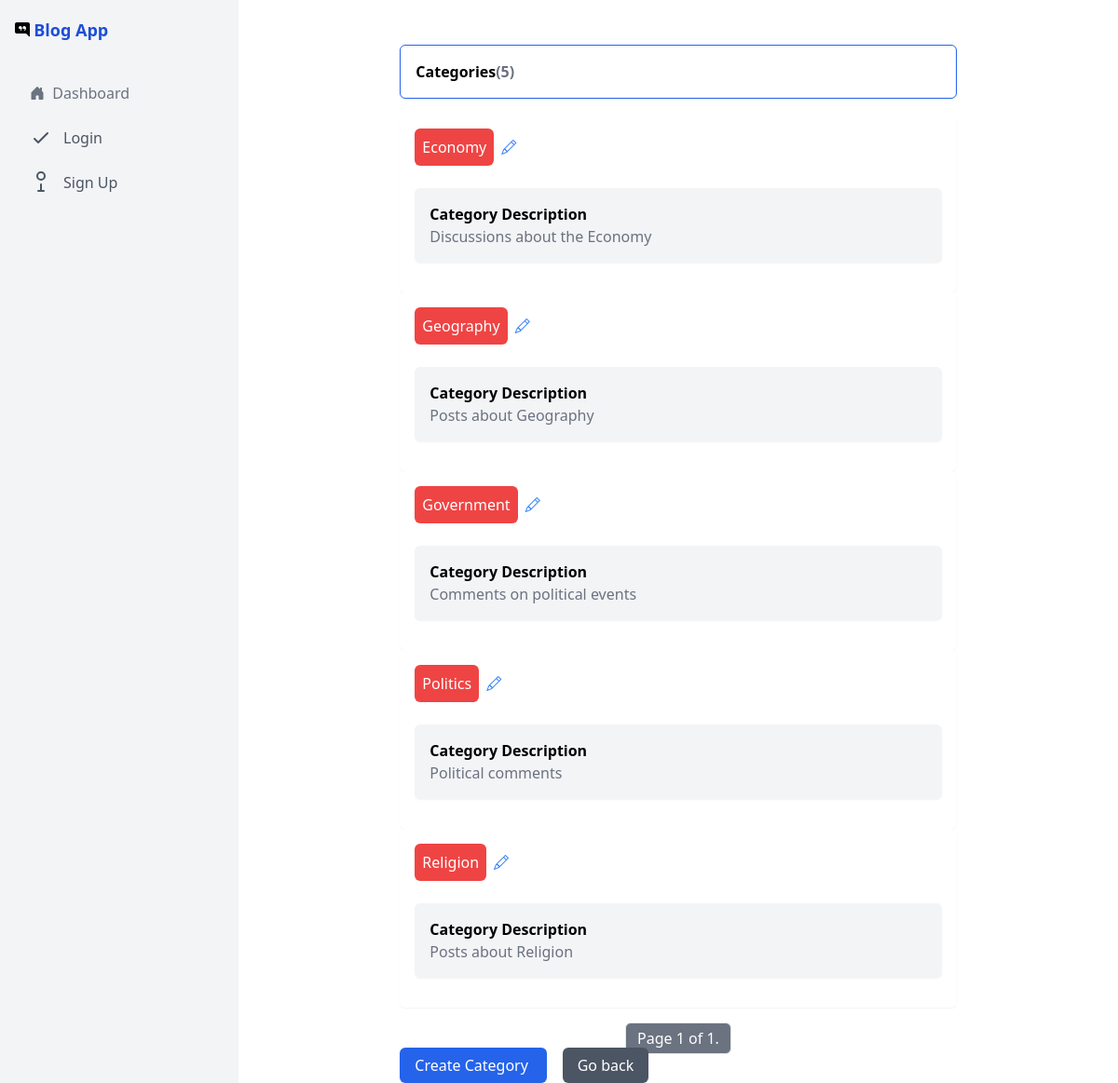
Page /categories/ on the committed database.
### blog/models.py (models this page shows, shortened)
class Category(models.Model):
    name = models.CharField(max_length=255, unique=True)
    description = models.TextField(blank=True, null=True)
    class Meta:
        ordering = ['name']

### blog/views.py (the view)
# urls.py: path("categories/", views.CategoryListView.as_view(), name="categories"),
class CategoryListView(ListView):
    model = Category
    context_object_name = 'categories'
    template_name = 'blog/categories.html'
    paginate_by = 5

### blog/templates/blog/categories.html (shortened to what this page needs)
{% extends 'blog/base.html' %}
{% block content %}
{% load humanize %}
<div class="container mx-auto m-6">
    <div class="flex justify-center mt-6">
        <div class="w-2/3">
            <div class="p-4 bg-white rounded-md border border-blue-600 shadow-sm mb-4">
                <h2 class="font-bold">Categories<span class="text-gray-500">({{ categories.count }})</span></h2>
            </div>
            {% for category in categories %}
            <div class="space-y-4">
                <div class="p-4 bg-white rounded-md shadow-sm">
                    <div class="flex justify-between items-center">
                        <div class="flex items-center space-x-2">
                            <span class="text-white">
                                <button class="p-2 bg-red-500 rounded-md">{{ category.name }}</button>
                            </span>
                            <a href="{% url 'update-category' pk=category.id %}">
                                <button title='Update Category' class="text-blue-500"><i class="bi bi-pencil"></i></button>
                            </a>
                        </div>
                    </div>
                    <br>
                    <div class="p-4 bg-gray-100 rounded-md shadow-sm mb-4">
                        <h2 class="font-bold">Category Description</h2>
                        <p class="text-gray-500">{{ category.description }}</p>
                    </div>
                </div>
            </div>
            {% endfor %}
            <div class="pagination mt-4 flex justify-center items-center space-x-2">
                <span class="px-3 py-1 border rounded-md text-white bg-gray-500">
                    Page {{ page_obj.number }} of {{ page_obj.paginator.num_pages }}.
                </span>
            </div>
            <a href="{% url 'create-category' %}" class="btn btn-primary shadow-sm mt-2 px-4 py-2 bg-blue-600 text-white rounded-md cursor-pointer">
                Create Category
            </a>
            <a class="btn btn-primary shadow-sm mt-2 px-4 py-2 bg-gray-600 text-white rounded-md cursor-pointer" onclick="history.go(-1)">Go back</a>
        </div>
    </div>
</div>
{% endblock %}

### rows in the picture
Category: name "Economy", description "Discussions about the Economy"
Category: name "Geography", description "Posts about Geography"
Category: name "Government", description "Comments on political events"
Category: name "Politics", description "Political comments"
Category: name "Religion", description "Posts about Religion"

### other values in the picture
{{ categories.count }} "5"
{{ page_obj.number }} "1"
{{ page_obj.paginator.num_pages }} "1"
